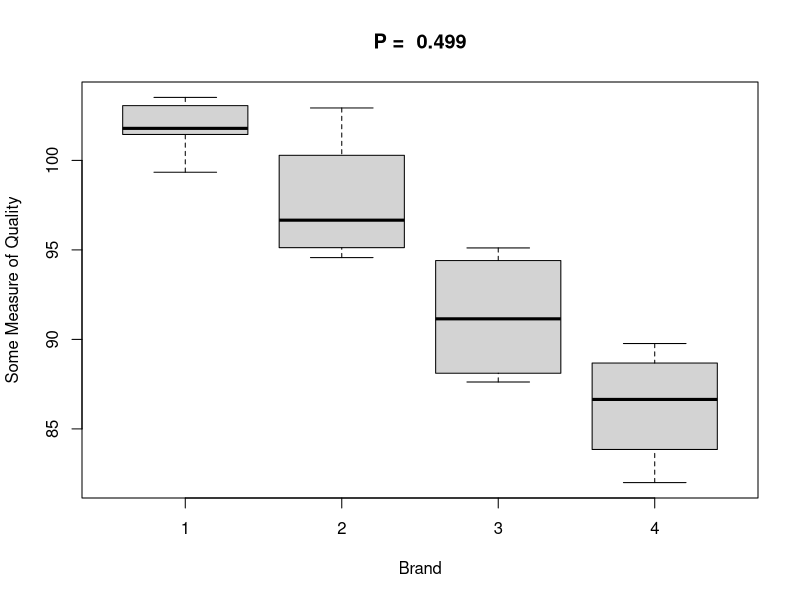

The R source for this figure:

### ANOVA with 4 treatments

Brand1 = c(99.34, 101.79, 103.52, 103.06, 101.45)
Brand2 = c(95.68,  94.57,  97.64, 102.93)
Brand3 = c(95.11, 88.60, 93.70, 87.62)
Brand4 = c(82.00, 87.59, 89.77, 85.70)

### Model form

y = c(Brand1, Brand2, Brand3, Brand4)
x = factor(c(rep(1,5),rep(2,4),rep(3,4),rep(4,4)))

### Test for equality of variances 

bartlett.test(y~x)
pval = bartlett.test(y~x)$p.value


boxplot(y~x, xlab='Brand',ylab='Some Measure of Quality')
title(paste("P = ",signif(pval,3)))

fit = aov(y~x)
summary(fit)
TukeyHSD(fit)

###
### We can conclude 1 > 3; 1 > 4; 2 > 4 at a significance level of 5%. 
### The best treatment is either 1 or 2. 
###
### Remember the P-value > 0.05 is not evidence that null hypothesis is true. 
###
